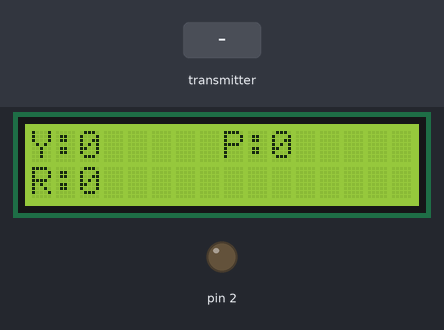
Recording of a sketch running on a simulated Arduino Uno, built with avr-gcc and run on an emulated ATmega328P. Parts: 16×2 character LCD, output pins drawn as LEDs (lit = HIGH). Inputs (shaded band) come from the test bench. No radio packets arrive unless stated.

Above: at 1.2 s.
1.3 s: the transmitter starts sending msg.0 = 1
At 1.9 s:
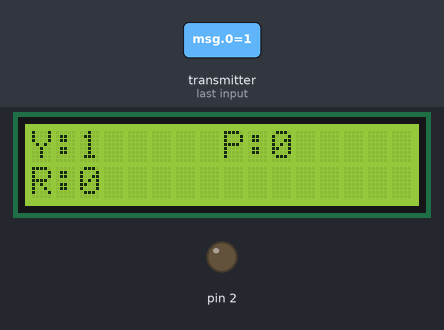
2.9 s: the transmitter starts sending msg.1 = 1
At 4.2 s:
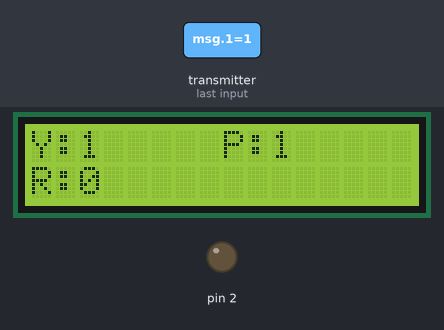
4.5 s: the transmitter starts sending msg.2 = 1
At 5.6 s:
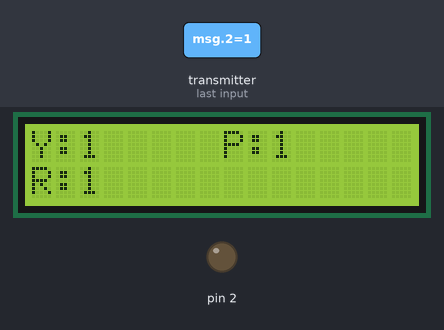
6.1 s: the transmitter starts sending msg.0 = 0
At 6.8 s:
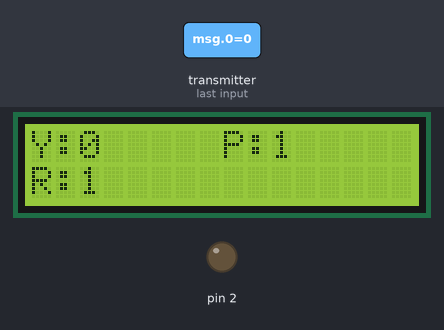
7.7 s: the transmitter starts sending msg.1 = 0
At 9.2 s:
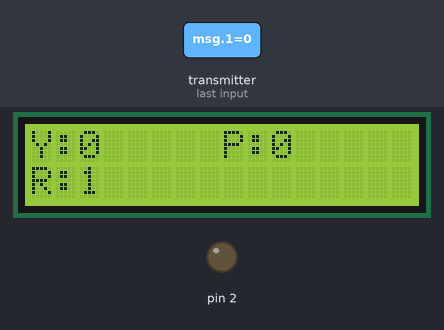
Timing chart, 0 to 10.3 s (numbered marks = the images above; inputs shaded):
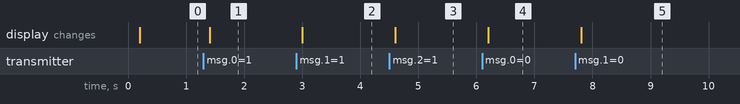

The sketch:

Slave.ino
```cpp
#include <SPI.h>
#include <RF24.h>
#include <LiquidCrystal.h>
#include <MsTimer2.h>

RF24 rf24(9, 10); // CE, CSN
LiquidCrystal lcd(3, 4, 5, 6, 7, 8);

const byte pipe = 1;

const byte addr[] = "1Node";

int msg[3] = {0, 0, 0};

void refresh()
{
    lcd.clear();
    lcd.setCursor(0, 0);
    lcd.print("Y:");
    lcd.print(msg[0]);
    lcd.setCursor(8, 0);
    lcd.print("P:");
    lcd.print(msg[1]);
    lcd.setCursor(0, 1);
    lcd.print("R:");
    lcd.print(msg[2]);
}

void setup()
{
    MsTimer2::set(200, refresh);
    MsTimer2::start();
    lcd.begin(16, 2);
    rf24.begin();
    rf24.setChannel(117);
    rf24.setPALevel(RF24_PA_MAX);
    rf24.setDataRate(RF24_2MBPS);
    rf24.openReadingPipe(pipe, addr);
    rf24.startListening();
    pinMode(2, OUTPUT);
}

void loop()
{
    if (rf24.available(&pipe))
    {
        digitalWrite(2, HIGH);
        rf24.read(&msg, sizeof(msg));
        digitalWrite(2, LOW);
    }
}
```

Measured:
- after the input at 1.3 s, the display: changes after 0.10 s (image 1)
- after the input at 2.9 s, the display: changes after 0.11 s (image 2)
- after the input at 4.5 s, the display: changes after 0.11 s (image 3)
- after the input at 6.1 s, the display: changes after 0.11 s (image 4)
- after the input at 7.7 s, the display: changes after 0.10 s (image 5)
